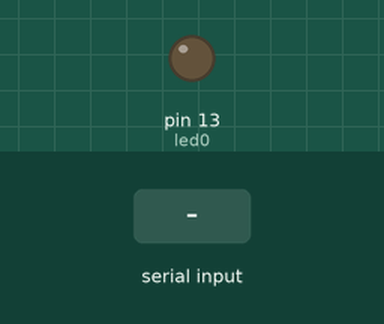
Recording of a sketch running on a simulated Arduino Uno, built with avr-gcc and run on an emulated ATmega328P. On the bench: output pins drawn as LEDs (lit = HIGH). Inputs (shaded band) come from the test bench.

Above: at 1.2 s.
1.3 s: "2" received over Serial
At 2.3 s:
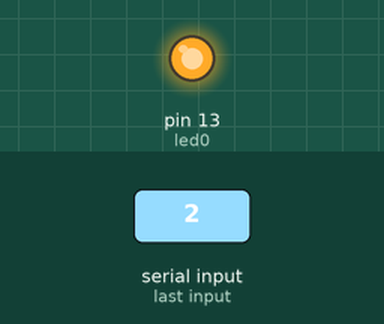
2.8 s: "3" received over Serial
At 3.4 s:
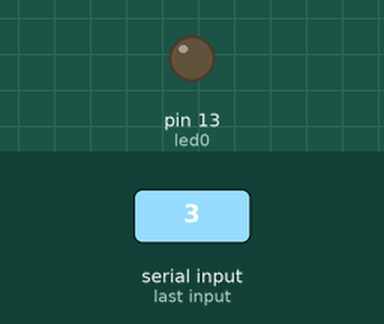
Timing chart, 0 to 5.8 s (numbered marks = the images above; inputs shaded):
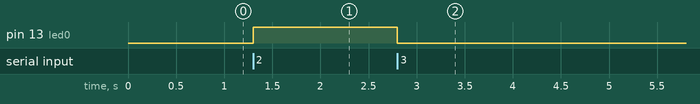

The sketch:

arduinoconn.ino
```cpp
int led0 = 13;
void setup() {
  // put your setup code here, to run once:
  Serial.begin(9600);
  pinMode(led0, OUTPUT);
}

void loop() {
  // put your main code here, to run repeatedly:
  char read = Serial.read();
  if(read == '2') {
    digitalWrite(led0, 1);
  }
  else if(read == '3') {
    digitalWrite(led0, 0);
  }
}
```

Measured:
- after the input at 1.3 s, pin 13 (led0): LOW → HIGH at once
- after the input at 2.8 s, pin 13 (led0): HIGH → LOW at once
